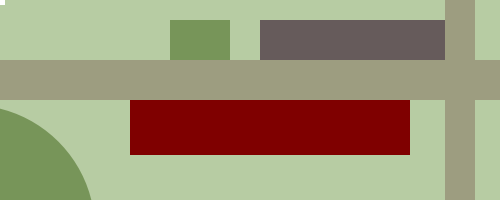
Frame 1 (no input)
Frame 60 (the mouse pressed at the canvas centre just before this capture): identical to frame 1, image omitted
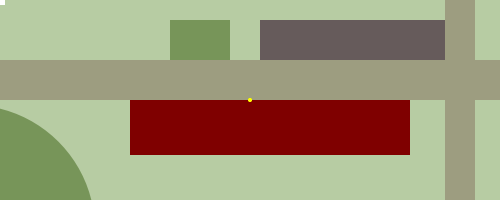
Frame 120 (the mouse held since frame 60 and released just before this capture)

The Processing sketch that drew these frames (run headless with seeded random() and noise(); from frame 60 on, the mouse is pressed at the canvas centre):

// Processing sketch: processing_4386
// ── processing_4386.pde

void setup() { 
size(500, 200); 
background(183, 204, 163); 
noStroke(); 
smooth(); 
 
 
color Webster = color(102, 91, 91); 
color RedCentre = color(127, 0, 0);
color MainWalk = color(157, 157, 128); 
color grass = color(119, 149, 89); 
 

fill(MainWalk); //main axis
rect(0, 60, 500, 40); 

fill(MainWalk); //secondary axis
rect(445, 0, 30, 200); 

fill(RedCentre);
rect(130, 100, 280, 55); 

fill(grass); // Oval 
ellipse(-30, 230, 250, 250); 

fill(grass); // Science Square 
rect(170, 20, 60, 40); 

fill(Webster); 
rect(260, 20, 185, 40); 

} 
 
void draw() { 
  {if (mouseX > 127 && mouseX < 413 && mouseY > 97 && mouseY < 157)  { 
    fill(#FFFF00); 
    ellipse (mouseX, mouseY, 3, 3);  
    //IF INSIDE REDCENTRE THEN TURN YELLOW CIRCLE
  } else { 
    fill (#FFFFFF);
    rect(mouseX, mouseY, 5, 5);
      //IF OUTSIDE THEN IDICITE WITH WHITE SQUARE
      } 
  } 
} 
